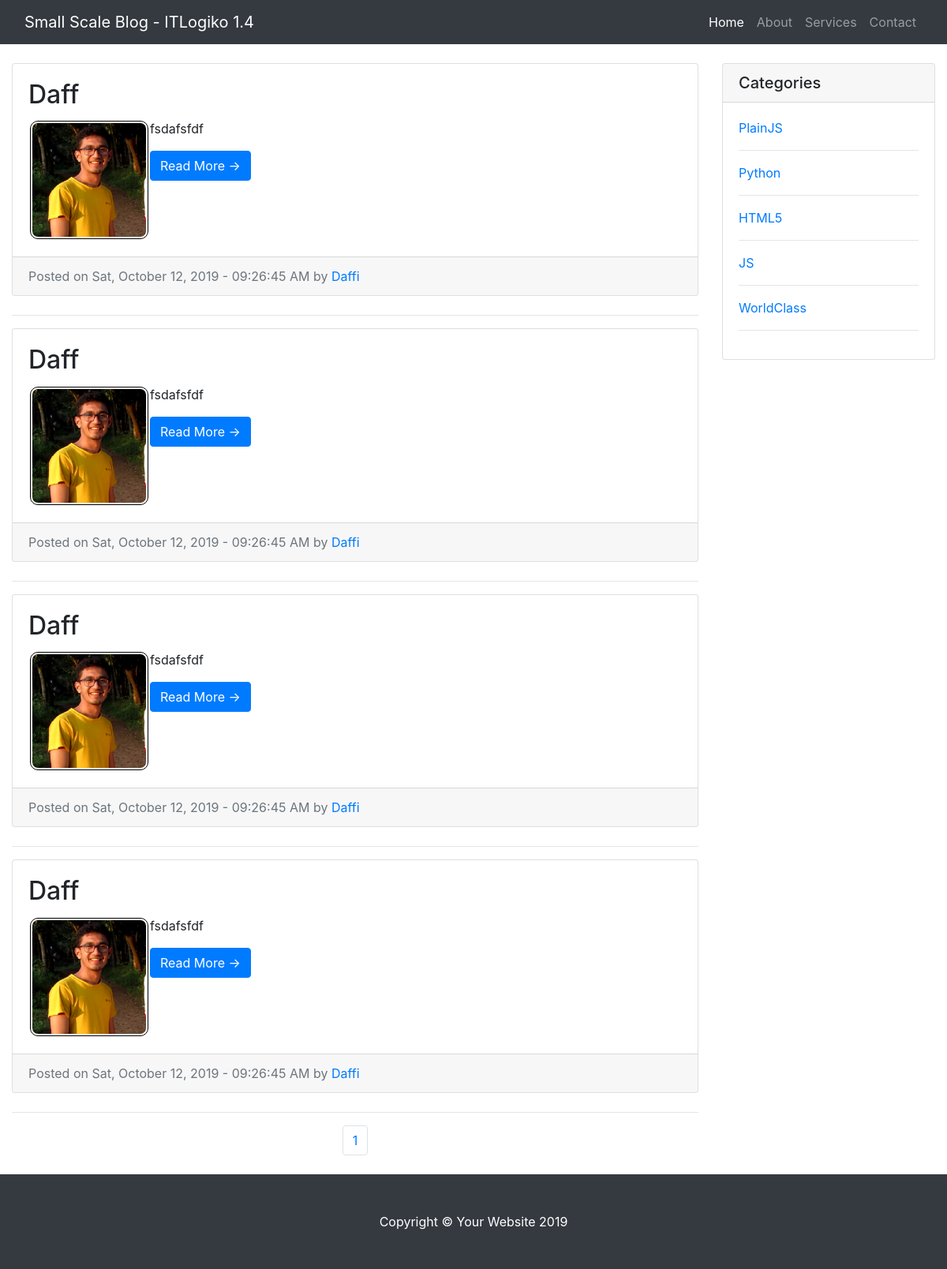
Page /postByCat.php?catId=10 on the earlier database version.
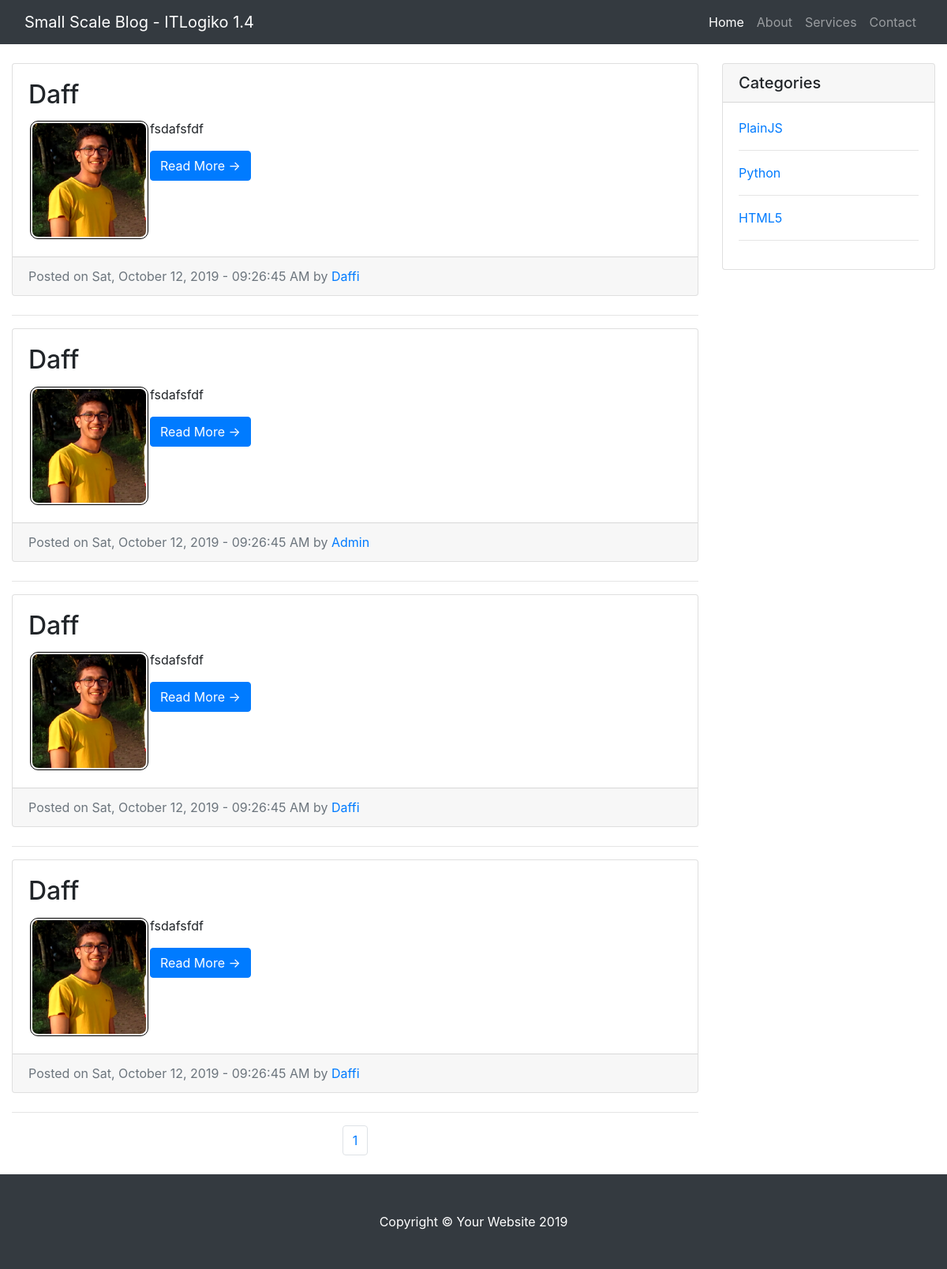
Same page on the later database version.
### tables this page shows
CREATE TABLE `tbl_posts` (
  `post_id` int(3) NOT NULL,
  `post_category_id` tinyint(4) NOT NULL,
  `post_title` varchar(255) NOT NULL,
  `post_author` varchar(55) NOT NULL,
  `post_date` varchar(70) NOT NULL,
  `post_image` text NOT NULL,
  `post_content` text NOT NULL,
  `post_tags` text NOT NULL,
  `post_comment_count` int(3) NOT NULL,
  `post_status` tinyint(2) NOT NULL DEFAULT '0',
  `post_views_count` int(6) NOT NULL DEFAULT '0'
);

CREATE TABLE `tbl_category` (
  `cat_id` int(11) NOT NULL,
  `cat_name` varchar(100) NOT NULL,
  `cat_description` varchar(255) NOT NULL,
  `cat_status` int(2) NOT NULL DEFAULT '0',
  `created_at` timestamp NOT NULL DEFAULT CURRENT_TIMESTAMP
);

### postByCat.php (the view, shortened to what this page needs)
<?php include_once "includes/header.php"; ?>
<?php include "db/conn.php"; ?>
<nav class="navbar navbar-expand-lg navbar-dark bg-dark fixed-top">
    <div class="container-fluid">
        <a class="navbar-brand" href="#">Small Scale Blog - ITLogiko 1.4</a>
        <div class="collapse navbar-collapse" id="navbarResponsive">
            <ul class="navbar-nav ml-auto">
                <li class="nav-item active">
                    <a class="nav-link" href="#">Home
                    </a>
                </li>
                <li class="nav-item">
                    <a class="nav-link" href="#">About</a>
                </li>
                <li class="nav-item">
                    <a class="nav-link" href="#">Services</a>
                </li>
                <li class="nav-item">
                    <a class="nav-link" href="#">Contact</a>
                </li>
            </ul>
        </div>
    </div>
</nav>
<div class="container-fluid">
    <div class="row">
        <div class="col-md-9 mt-4">
            <?php
            if (!isset($_GET['catId'])) {
                header("Location: index.php");
            } else {
                $catID = $_GET['catId'];
            }
            $per_page = 5;
            if (isset($_GET['page'])) {
                $page = $_GET['page'];
            } else {
                $page = "";
            }
            if ($page == "" || $page == 1) {
                $page_1 = 0;
            } else {
                $page_1 = ($page * $per_page) - $per_page;
            }
            ?>
            <?php
            $post_query_count = "SELECT * FROM `tbl_posts` WHERE post_status = '1' AND `post_category_id` = $catID";
            $find_count = $db->query($post_query_count);
            $count = $find_count->num_rows;
            if ($count < 1) {
                echo "<center><div class='alert alert-info'><strong>Sorry!</strong> No post abilable.....</div></center>";
            } else {
                $count = ceil($count / 5);
                $query = "SELECT * FROM `tbl_posts` WHERE `post_status` = '1' AND `post_category_id` = $catID ORDER BY `post_id` DESC  LIMIT $page_1,$per_page";
                $select_all_posts_query = $db->query($query);
                while ($row = $select_all_posts_query->fetch_assoc()) {
                    ?>
                    <div class="card mb-4">
                        <div class="card-body">
                            <h2 class="card-title"><?php echo $row['post_title']; ?></h2>
                            <p class="card-text"><img class="img-fluid float-left img-thumbnail postImage" src="images/<?php echo $row['post_image']; ?>" alt="Card image cap"><?php echo $row['post_content']; ?></p>
                            <a href="post.php?id=<?php echo $row['post_id']; ?>" class="btn btn-primary">Read More &rarr;</a>
                        </div>
                        <div class="card-footer text-muted">
                            Posted on <?php echo $row['post_date']; ?> by
                            <a href="#"><?php echo $row['post_author']; ?></a>
                        </div>
                    </div>
                    <hr>
            <?php }
            }
            ?>
            <ul class="pagination justify-content-center mb-4">
                <?php
                for ($i = 1; $i <= $count; $i++) {
                    if ($i == $page) {
                        echo "<li class='page-item active'><a class='page-link active' href='index.php?page={$i}'>{$i}</a></li>";
                    } else {
                        echo "<li class='page-item'><a class='page-link' href='index.php?page={$i}'>{$i}</a></li>";
                    }
                }
                ?>
            </ul>
        </div>
        <div class="col-md-3">
            <div class="card my-4">
                <h5 class="card-header">Categories</h5>
                <div class="card-body">
                    <div class="row">
                        <div class="col-lg-12">
                            <ul class="list-unstyled mb-0">
                                <?php
                                $sql = "SELECT * FROM `tbl_category`";
                                $result = $db->query($sql);
                                while ($row = $result->fetch_assoc()) {
                                    ?>
                                    <li>
                                        <a href="postByCat.php?catId=<?php echo $row['cat_id']; ?>"><?php echo $row['cat_name']; ?></a>
                                    </li>
                                    <hr>
                                <?php }
                                ?>
                            </ul>
                        </div>
                    </div>
                </div>
            </div>
        </div>
    </div>
</div>
<?php include_once "includes/footer.php"; ?>

### includes/header.php (shortened to what this page needs)
<!DOCTYPE html>
<html lang="en">
<head>
    <link href="vendor/bootstrap/css/bootstrap.min.css" rel="stylesheet">
    <link href="css/bootstrap-tagsinput.css" rel="stylesheet">
    <link href="css/blog-home.css" rel="stylesheet">
    <link href="css/main.css" rel="stylesheet">
</head>
<body>

### includes/footer.php (shortened to what this page needs)
<footer class="py-5 bg-dark">
    <div class="container">
        <p class="m-0 text-center text-white">Copyright &copy; Your Website 2019</p>
    </div>
</footer>
</body>
</html>

### css/blog-home.css (style rules this page uses)
body { padding-top: 56px; }

### css/main.css (style rules this page uses)
.postImage { width: 150px; height: 150px; border: 1px solid black; border-radius: 10px; padding: 2px; margin: 2px; }

Differences in the rows shown:
removed tbl_category: cat_name "JS"
removed tbl_category: cat_name "WorldClass"
changed tbl_posts: post_author "Daffi" → "Admin"
